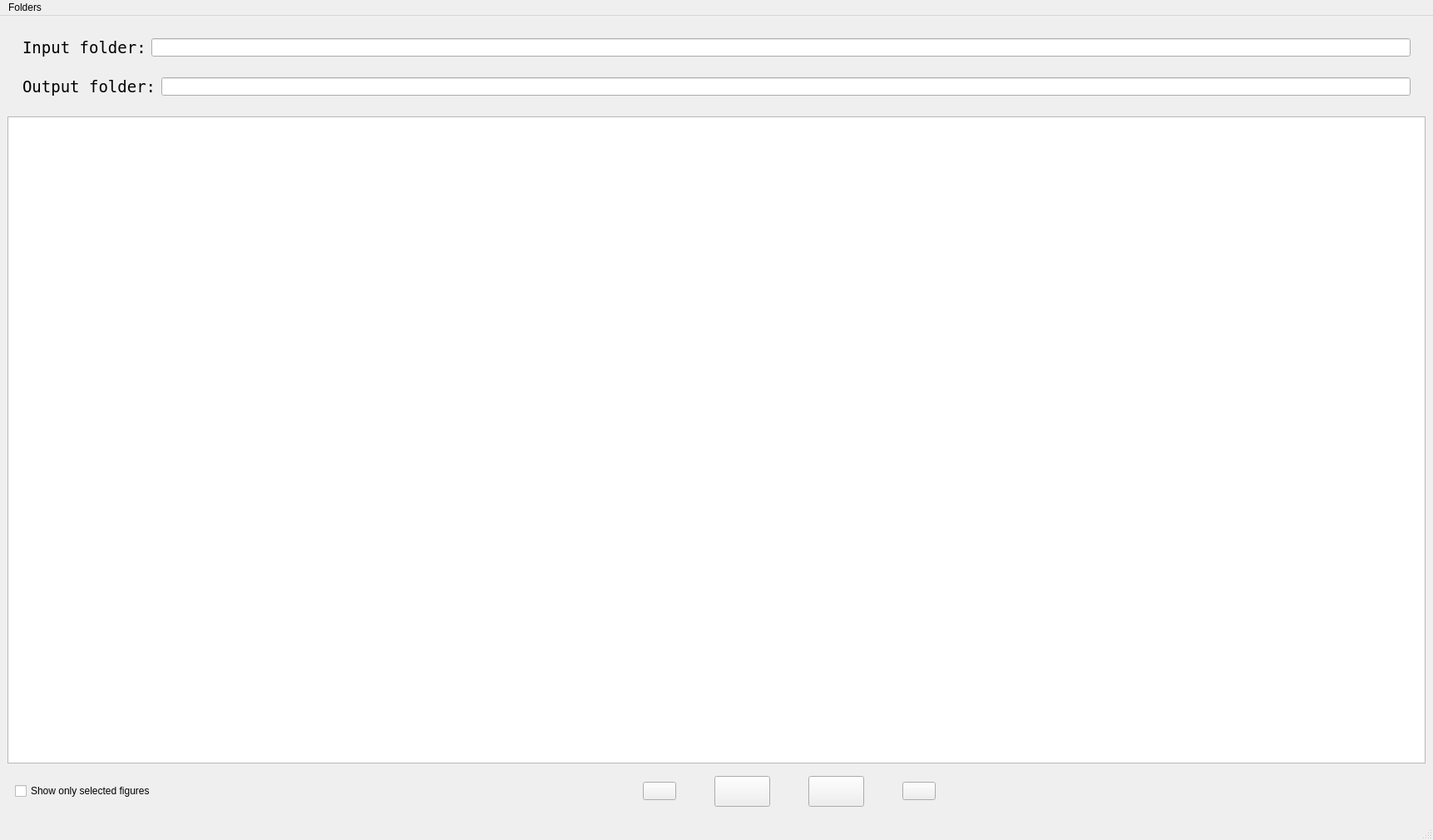
<?xml version="1.0" encoding="UTF-8"?>
<ui version="4.0">
 <class>MainWindow</class>
 <widget class="QMainWindow" name="MainWindow">
  <property name="geometry">
   <rect>
    <x>0</x>
    <y>0</y>
    <width>1723</width>
    <height>1010</height>
   </rect>
  </property>
  <property name="windowTitle">
   <string>MainWindow</string>
  </property>
  <widget class="QWidget" name="centralwidget">
   <layout class="QGridLayout" name="gridLayout">
    <item row="0" column="0">
     <layout class="QVBoxLayout" name="verticalLayout_3" stretch="0">
      <item>
       <layout class="QVBoxLayout" name="verticalLayout">
        <item>
         <widget class="QFrame" name="frame_3">
          <layout class="QVBoxLayout" name="verticalLayout_2" stretch="0,0">
           <item>
            <widget class="QFrame" name="frame">
             <layout class="QHBoxLayout" name="horizontalLayout">
              <item>
               <widget class="QLabel" name="label_2">
                <property name="font">
                 <font>
                  <family>DejaVu Sans Mono</family>
                  <pointsize>14</pointsize>
                 </font>
                </property>
                <property name="text">
                 <string>Input folder:</string>
                </property>
               </widget>
              </item>
              <item>
               <widget class="QLineEdit" name="input_line"/>
              </item>
             </layout>
            </widget>
           </item>
           <item>
            <widget class="QFrame" name="frame_2">
             <layout class="QHBoxLayout" name="horizontalLayout_2">
              <item>
               <widget class="QLabel" name="label">
                <property name="font">
                 <font>
                  <family>DejaVu Sans Mono</family>
                  <pointsize>14</pointsize>
                  <weight>50</weight>
                  <bold>false</bold>
                 </font>
                </property>
                <property name="text">
                 <string>Output folder:</string>
                </property>
               </widget>
              </item>
              <item>
               <widget class="QLineEdit" name="output_line"/>
              </item>
             </layout>
            </widget>
           </item>
          </layout>
         </widget>
        </item>
        <item>
         <widget class="QGraphicsView" name="graphicsView">
          <property name="resizeAnchor">
           <enum>QGraphicsView::AnchorViewCenter</enum>
          </property>
         </widget>
        </item>
        <item>
         <widget class="QFrame" name="verticalFrame_2">
          <layout class="QHBoxLayout" name="horizontalLayout_4" stretch="0,70000,0,0,0,0,0,0,0,100000">
           <item>
            <widget class="QCheckBox" name="only_selected_check_box">
             <property name="text">
              <string>Show only selected figures</string>
             </property>
            </widget>
           </item>
           <item>
            <spacer name="horizontalSpacer_3">
             <property name="orientation">
              <enum>Qt::Horizontal</enum>
             </property>
             <property name="sizeHint" stdset="0">
              <size>
               <width>40</width>
               <height>20</height>
              </size>
             </property>
            </spacer>
           </item>
           <item>
            <widget class="QPushButton" name="btn_previous">
             <property name="text">
              <string/>
             </property>
             <property name="icon">
              <iconset>
               <normaloff>last.png</normaloff>last.png</iconset>
             </property>
             <property name="iconSize">
              <size>
               <width>48</width>
               <height>48</height>
              </size>
             </property>
            </widget>
           </item>
           <item>
            <spacer name="horizontalSpacer_6">
             <property name="orientation">
              <enum>Qt::Horizontal</enum>
             </property>
             <property name="sizeHint" stdset="0">
              <size>
               <width>40</width>
               <height>20</height>
              </size>
             </property>
            </spacer>
           </item>
           <item>
            <widget class="QPushButton" name="btn_pass">
             <property name="font">
              <font>
               <family>DejaVu Sans Mono</family>
               <pointsize>18</pointsize>
              </font>
             </property>
             <property name="cursor">
              <cursorShape>ArrowCursor</cursorShape>
             </property>
             <property name="styleSheet">
              <string notr="true"/>
             </property>
             <property name="text">
              <string/>
             </property>
             <property name="icon">
              <iconset>
               <normaloff>path1.png</normaloff>path1.png</iconset>
             </property>
             <property name="iconSize">
              <size>
               <width>42</width>
               <height>48</height>
              </size>
             </property>
             <property name="shortcut">
              <string>Ctrl+S</string>
             </property>
            </widget>
           </item>
           <item>
            <spacer name="horizontalSpacer_4">
             <property name="orientation">
              <enum>Qt::Horizontal</enum>
             </property>
             <property name="sizeHint" stdset="0">
              <size>
               <width>40</width>
               <height>20</height>
              </size>
             </property>
            </spacer>
           </item>
           <item>
            <widget class="QPushButton" name="btn_OK">
             <property name="font">
              <font>
               <family>DejaVu Sans Mono</family>
               <pointsize>18</pointsize>
              </font>
             </property>
             <property name="cursor">
              <cursorShape>ArrowCursor</cursorShape>
             </property>
             <property name="autoFillBackground">
              <bool>false</bool>
             </property>
             <property name="text">
              <string/>
             </property>
             <property name="icon">
              <iconset>
               <normaloff>path89.png</normaloff>path89.png</iconset>
             </property>
             <property name="iconSize">
              <size>
               <width>48</width>
               <height>48</height>
              </size>
             </property>
             <property name="shortcut">
              <string>Ctrl+S</string>
             </property>
            </widget>
           </item>
           <item>
            <spacer name="horizontalSpacer_7">
             <property name="orientation">
              <enum>Qt::Horizontal</enum>
             </property>
             <property name="sizeHint" stdset="0">
              <size>
               <width>40</width>
               <height>20</height>
              </size>
             </property>
            </spacer>
           </item>
           <item>
            <widget class="QPushButton" name="btn_next">
             <property name="text">
              <string/>
             </property>
             <property name="icon">
              <iconset>
               <normaloff>next.png</normaloff>next.png</iconset>
             </property>
             <property name="iconSize">
              <size>
               <width>48</width>
               <height>48</height>
              </size>
             </property>
            </widget>
           </item>
           <item>
            <spacer name="horizontalSpacer_5">
             <property name="orientation">
              <enum>Qt::Horizontal</enum>
             </property>
             <property name="sizeHint" stdset="0">
              <size>
               <width>40</width>
               <height>20</height>
              </size>
             </property>
            </spacer>
           </item>
          </layout>
         </widget>
        </item>
       </layout>
      </item>
     </layout>
    </item>
   </layout>
  </widget>
  <widget class="QMenuBar" name="menubar">
   <property name="geometry">
    <rect>
     <x>0</x>
     <y>0</y>
     <width>1723</width>
     <height>22</height>
    </rect>
   </property>
   <widget class="QMenu" name="menuFolders">
    <property name="title">
     <string>Folders</string>
    </property>
    <addaction name="actionInput_folder"/>
    <addaction name="actionOutput_folder"/>
   </widget>
   <addaction name="menuFolders"/>
  </widget>
  <widget class="QStatusBar" name="statusbar"/>
  <action name="open_folder">
   <property name="text">
    <string>Open folder</string>
   </property>
  </action>
  <action name="actionInput_folder">
   <property name="text">
    <string>Input folder</string>
   </property>
  </action>
  <action name="actionOutput_folder">
   <property name="text">
    <string>Output folder</string>
   </property>
  </action>
 </widget>
 <tabstops>
  <tabstop>graphicsView</tabstop>
 </tabstops>
 <resources/>
 <connections/>
</ui>
